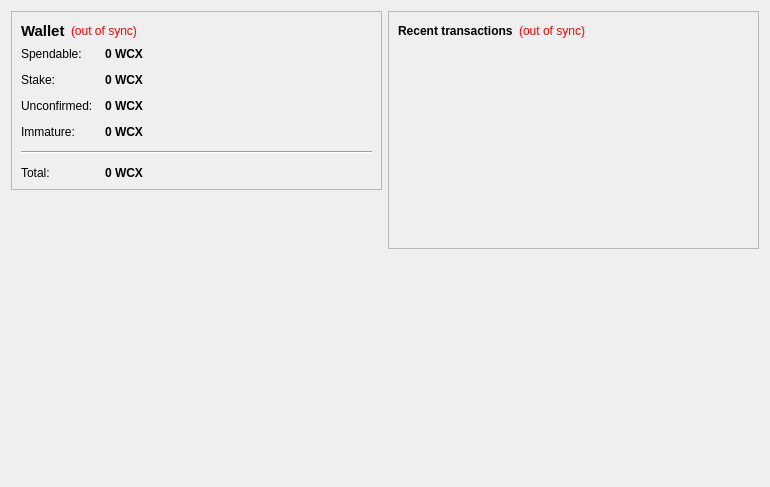
<?xml version="1.0" encoding="UTF-8"?>
<ui version="4.0">
 <class>OverviewPage</class>
 <widget class="QWidget" name="OverviewPage">
  <property name="geometry">
   <rect>
    <x>0</x>
    <y>0</y>
    <width>770</width>
    <height>487</height>
   </rect>
  </property>
  <property name="windowTitle">
   <string>Form</string>
  </property>
  <layout class="QHBoxLayout" name="horizontalLayout" stretch="1,1">
   <item>
    <layout class="QVBoxLayout" name="verticalLayout_2">
     <item>
      <widget class="QFrame" name="frame">
       <property name="frameShape">
        <enum>QFrame::StyledPanel</enum>
       </property>
       <property name="frameShadow">
        <enum>QFrame::Raised</enum>
       </property>
       <layout class="QVBoxLayout" name="verticalLayout_4">
        <item>
         <layout class="QHBoxLayout" name="horizontalLayout_4">
          <item>
           <widget class="QLabel" name="label_5">
            <property name="font">
             <font>
              <pointsize>11</pointsize>
              <weight>75</weight>
              <bold>true</bold>
             </font>
            </property>
            <property name="text">
             <string>Wallet</string>
            </property>
           </widget>
          </item>
          <item>
           <widget class="QLabel" name="labelWalletStatus">
            <property name="toolTip">
             <string>The displayed information may be out of date. Your wallet automatically synchronizes with the WcxCoin network after a connection is established, but this process has not completed yet.</string>
            </property>
            <property name="styleSheet">
             <string notr="true">QLabel { color: red; }</string>
            </property>
            <property name="text">
             <string notr="true">(out of sync)</string>
            </property>
            <property name="alignment">
             <set>Qt::AlignLeading|Qt::AlignLeft|Qt::AlignVCenter</set>
            </property>
           </widget>
          </item>
          <item>
           <spacer name="horizontalSpacer_2">
            <property name="orientation">
             <enum>Qt::Horizontal</enum>
            </property>
            <property name="sizeHint" stdset="0">
             <size>
              <width>40</width>
              <height>20</height>
             </size>
            </property>
           </spacer>
          </item>
         </layout>
        </item>
        <item>
         <layout class="QFormLayout" name="formLayout_2">
          <property name="fieldGrowthPolicy">
           <enum>QFormLayout::AllNonFixedFieldsGrow</enum>
          </property>
          <property name="horizontalSpacing">
           <number>12</number>
          </property>
          <property name="verticalSpacing">
           <number>12</number>
          </property>
          <item row="0" column="0">
           <widget class="QLabel" name="label">
            <property name="text">
             <string>Spendable:</string>
            </property>
           </widget>
          </item>
          <item row="0" column="1">
           <widget class="QLabel" name="labelBalance">
            <property name="font">
             <font>
              <weight>75</weight>
              <bold>true</bold>
             </font>
            </property>
            <property name="cursor">
             <cursorShape>IBeamCursor</cursorShape>
            </property>
            <property name="toolTip">
             <string>Your current spendable balance</string>
            </property>
            <property name="text">
             <string notr="true">0 WCX</string>
            </property>
            <property name="textInteractionFlags">
             <set>Qt::LinksAccessibleByMouse|Qt::TextSelectableByKeyboard|Qt::TextSelectableByMouse</set>
            </property>
           </widget>
          </item>
          <item row="1" column="0">
           <widget class="QLabel" name="label_6">
            <property name="text">
             <string>Stake:</string>
            </property>
           </widget>
          </item>
          <item row="1" column="1">
           <widget class="QLabel" name="labelStake">
            <property name="font">
             <font>
              <weight>75</weight>
              <bold>true</bold>
             </font>
            </property>
            <property name="cursor">
             <cursorShape>IBeamCursor</cursorShape>
            </property>
            <property name="toolTip">
             <string>Total of coins that was staked, and do not yet count toward the current balance</string>
            </property>
            <property name="text">
             <string notr="true">0 WCX</string>
            </property>
            <property name="textInteractionFlags">
             <set>Qt::LinksAccessibleByMouse|Qt::TextSelectableByKeyboard|Qt::TextSelectableByMouse</set>
            </property>
           </widget>
          </item>
          <item row="2" column="0">
           <widget class="QLabel" name="label_3">
            <property name="text">
             <string>Unconfirmed:</string>
            </property>
           </widget>
          </item>
          <item row="2" column="1">
           <widget class="QLabel" name="labelUnconfirmed">
            <property name="font">
             <font>
              <weight>75</weight>
              <bold>true</bold>
             </font>
            </property>
            <property name="cursor">
             <cursorShape>IBeamCursor</cursorShape>
            </property>
            <property name="toolTip">
             <string>Total of transactions that have yet to be confirmed, and do not yet count toward the current balance</string>
            </property>
            <property name="text">
             <string notr="true">0 WCX</string>
            </property>
            <property name="textInteractionFlags">
             <set>Qt::LinksAccessibleByMouse|Qt::TextSelectableByKeyboard|Qt::TextSelectableByMouse</set>
            </property>
           </widget>
          </item>
          <item row="3" column="0">
           <widget class="QLabel" name="labelImmatureText">
            <property name="text">
             <string>Immature:</string>
            </property>
           </widget>
          </item>
          <item row="3" column="1">
           <widget class="QLabel" name="labelImmature">
            <property name="font">
             <font>
              <weight>75</weight>
              <bold>true</bold>
             </font>
            </property>
            <property name="toolTip">
             <string>Mined balance that has not yet matured</string>
            </property>
            <property name="text">
             <string notr="true">0 WCX</string>
            </property>
            <property name="textInteractionFlags">
             <set>Qt::LinksAccessibleByMouse|Qt::TextSelectableByKeyboard|Qt::TextSelectableByMouse</set>
            </property>
           </widget>
          </item>
          <item row="4" column="0" colspan="2">
           <widget class="Line" name="line">
            <property name="orientation">
             <enum>Qt::Horizontal</enum>
            </property>
           </widget>
          </item>
          <item row="5" column="0">
           <widget class="QLabel" name="labelTotalText">
            <property name="text">
             <string>Total:</string>
            </property>
           </widget>
          </item>
          <item row="5" column="1">
           <widget class="QLabel" name="labelTotal">
            <property name="font">
             <font>
              <weight>75</weight>
              <bold>true</bold>
             </font>
            </property>
            <property name="cursor">
             <cursorShape>IBeamCursor</cursorShape>
            </property>
            <property name="toolTip">
             <string>Your current total balance</string>
            </property>
            <property name="text">
             <string notr="true">0 WCX</string>
            </property>
            <property name="textInteractionFlags">
             <set>Qt::LinksAccessibleByMouse|Qt::TextSelectableByKeyboard|Qt::TextSelectableByMouse</set>
            </property>
           </widget>
          </item>
         </layout>
        </item>
       </layout>
      </widget>
     </item>
     <item>
      <spacer name="verticalSpacer">
       <property name="orientation">
        <enum>Qt::Vertical</enum>
       </property>
       <property name="sizeHint" stdset="0">
        <size>
         <width>20</width>
         <height>40</height>
        </size>
       </property>
      </spacer>
     </item>
     <item>
      <widget class="QLabel" name="label_2">
       <property name="autoFillBackground">
        <bool>true</bool>
       </property>
       <property name="text">
        <string/>
       </property>
       <property name="pixmap">
        <pixmap resource="../bitcoin.qrc">:/icons/drmbg</pixmap>
       </property>
       <property name="scaledContents">
        <bool>false</bool>
       </property>
       <property name="margin">
        <number>0</number>
       </property>
      </widget>
     </item>
    </layout>
   </item>
   <item>
    <layout class="QVBoxLayout" name="verticalLayout_3">
     <item>
      <widget class="QFrame" name="frame_2">
       <property name="frameShape">
        <enum>QFrame::StyledPanel</enum>
       </property>
       <property name="frameShadow">
        <enum>QFrame::Raised</enum>
       </property>
       <layout class="QVBoxLayout" name="verticalLayout">
        <item>
         <layout class="QHBoxLayout" name="horizontalLayout_2">
          <item>
           <widget class="QLabel" name="label_4">
            <property name="text">
             <string>&lt;b&gt;Recent transactions&lt;/b&gt;</string>
            </property>
           </widget>
          </item>
          <item>
           <widget class="QLabel" name="labelTransactionsStatus">
            <property name="toolTip">
             <string>The displayed information may be out of date. Your wallet automatically synchronizes with the WcxCoin network after a connection is established, but this process has not completed yet.</string>
            </property>
            <property name="styleSheet">
             <string notr="true">QLabel { color: red; }</string>
            </property>
            <property name="text">
             <string notr="true">(out of sync)</string>
            </property>
            <property name="alignment">
             <set>Qt::AlignRight|Qt::AlignTrailing|Qt::AlignVCenter</set>
            </property>
           </widget>
          </item>
          <item>
           <spacer name="horizontalSpacer">
            <property name="orientation">
             <enum>Qt::Horizontal</enum>
            </property>
            <property name="sizeHint" stdset="0">
             <size>
              <width>40</width>
              <height>20</height>
             </size>
            </property>
           </spacer>
          </item>
         </layout>
        </item>
        <item>
         <widget class="QListView" name="listTransactions">
          <property name="styleSheet">
           <string notr="true">QListView { background: transparent; }</string>
          </property>
          <property name="frameShape">
           <enum>QFrame::NoFrame</enum>
          </property>
          <property name="verticalScrollBarPolicy">
           <enum>Qt::ScrollBarAlwaysOff</enum>
          </property>
          <property name="horizontalScrollBarPolicy">
           <enum>Qt::ScrollBarAlwaysOff</enum>
          </property>
          <property name="selectionMode">
           <enum>QAbstractItemView::NoSelection</enum>
          </property>
         </widget>
        </item>
       </layout>
      </widget>
     </item>
     <item>
      <spacer name="verticalSpacer_2">
       <property name="orientation">
        <enum>Qt::Vertical</enum>
       </property>
       <property name="sizeHint" stdset="0">
        <size>
         <width>20</width>
         <height>40</height>
        </size>
       </property>
      </spacer>
     </item>
    </layout>
   </item>
  </layout>
 </widget>
 <resources>
  <include location="../bitcoin.qrc"/>
 </resources>
 <connections/>
</ui>
